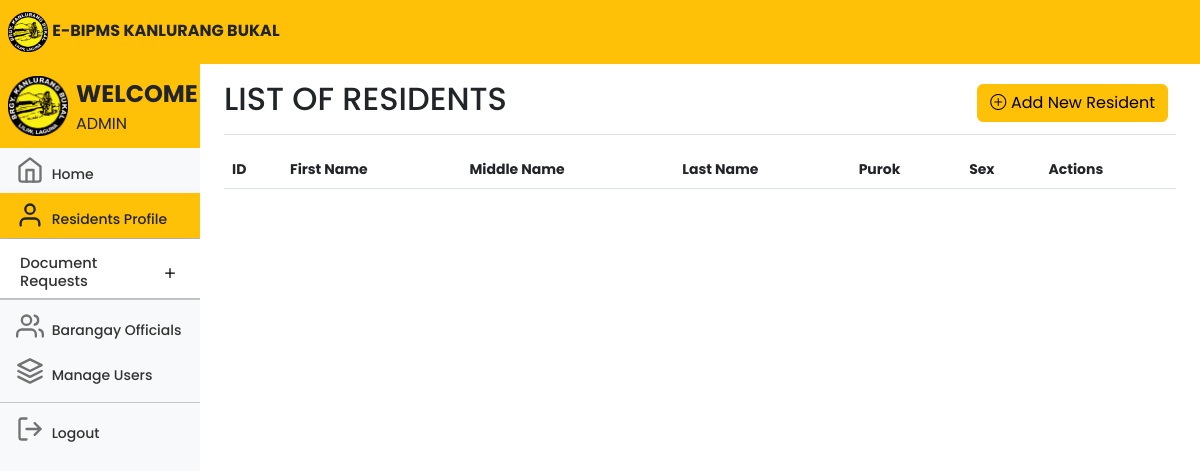
Before: /adminresidents.php (signed in) with the older database file.
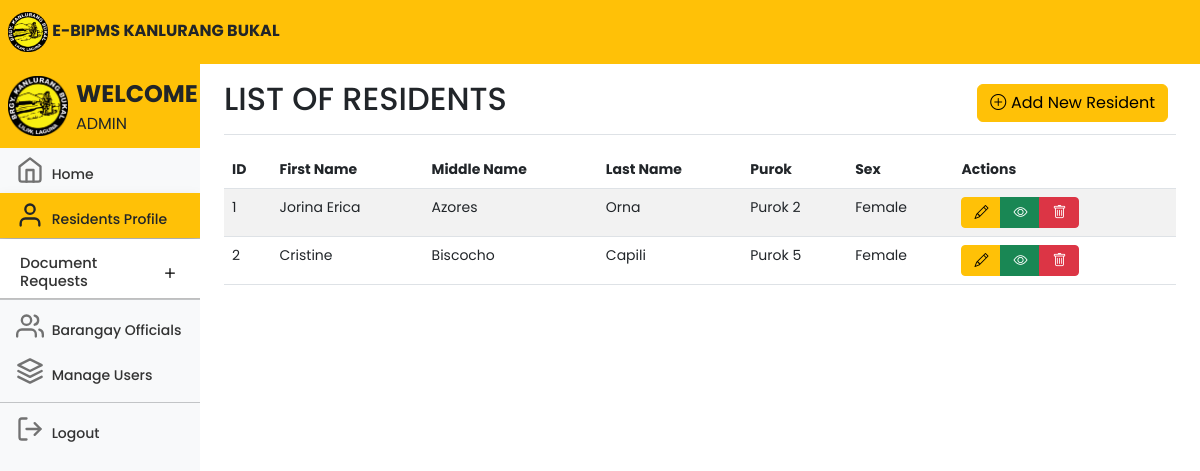
After: the same page with the newer database file.
### tables this page shows
CREATE TABLE `residents` (
  `id` int(11) NOT NULL,
  `firstname` varchar(100) NOT NULL,
  `middlename` varchar(100) NOT NULL,
  `lastname` varchar(100) NOT NULL,
  `birthday` varchar(100) NOT NULL,
  `house_no` varchar(100) NOT NULL,
  `purok` varchar(100) NOT NULL,
  `civilstatus` varchar(100) NOT NULL,
  `occupation` varchar(100) NOT NULL,
  `sex` varchar(100) NOT NULL
);

### adminresidents.php (the view, shortened to what the changed rows need)
<!DOCTYPE html>
<html lang="en">
<head>
	<link rel="stylesheet" href="https://cdn.jsdelivr.net/npm/bootstrap-icons@1.10.5/font/bootstrap-icons.css">
	<link href="css/bootstrap.min.css" rel="stylesheet">
	<link rel="stylesheet" href="css/style.css">
	<link rel="stylesheet" href="DataTables/datatables.css" />
	<link rel="stylesheet"
		href="https://cdnjs.cloudflare.com/ajax/libs/twitter-bootstrap/5.2.0/css/bootstrap.min.css" />
	<link rel="stylesheet" href="https://cdn.datatables.net/1.13.4/css/dataTables.bootstrap5.min.css" />
	<link rel="stylesheet" href="https://cdn.datatables.net/buttons/2.3.6/css/buttons.dataTables.min.css" />
	<link href="dashboard.css" rel="stylesheet">
</head>
<body>
	<div class="container-fluid">
		<div class="row">
			<nav id="sidebarMenu" class="col-md-3 col-lg-2 d-md-block bg-body-tertiary sidebar collapse">
				<div class="position-sticky pt-2 mt-2 sidebar-sticky bg-light">
					<ul class="nav flex-column">
						<li class="nav-item fs-7">
							<div class="accordion accordion-flush" id="accordionFlushExample">
								<div class="accordion-item">
									<h2 class="accordion-header fs-7">
										<button class="accordion-button collapsed fs-7 pt-3 pb-2 nav-link"
											style="font-size:11pt;" type="button" data-bs-toggle="collapse"
											data-bs-target="#flush-collapseOne" aria-expanded="false"
											aria-controls="flush-collapseOne">
											Document Requests
										</button>
									</h2>
								</div>
						</li>
					</ul>
				</div>
			</nav>
			<main class="col-md-9 ms-sm-auto col-lg-10 px-md-4">
				<div
					class="d-flex justify-content-between flex-wrap flex-md-nowrap align-items-center pt-3 pb-2 mb-3 border-bottom">
					<h1 class="h2">LIST OF RESIDENTS</h1>
				</div>
				<div class="table-responsive">
					<div class="data_table">
						<table id="myTable" class="table table-striped" style="width:100%">
							<thead>
								<tr>
									<th scope="col">ID</th>
									<th scope="col">First Name</th>
									<th scope="col">Middle Name</th>
									<th scope="col">Last Name</th>
									<th scope="col">Purok</th>
									<th scope="col">Sex</th>
									<th scope="col">Actions</th>
								</tr>
							</thead>
							<tbody>
								<?php
								include 'conn.php';
								$query = "SELECT * FROM residents";
								$query_run = mysqli_query($conn, $query);
								if (mysqli_num_rows($query_run) > 0) {
									foreach ($query_run as $items) {
										?>
										<tr>
											<td>
												<?= $items['id']; ?>
											</td>
											<td>
												<?= $items['firstname']; ?>
											</td>
											<td>
												<?= $items['middlename']; ?>
											</td>
											<td>
												<?= $items['lastname']; ?>
											</td>
											<td>
												<?= $items['purok']; ?>
											</td>
											<td>
												<?= $items['sex']; ?>
											</td>
											<td class="text-right">
												<div class="btn-group me-2">
													<a href="admineditresidents.php?id=<?= $items['id']; ?>"
														class="btn btn-warning btn-sm" style="width: 40px;"><i
															class="bi bi-pencil"></i></a>
													<a href="viewdocument.php?id=<?= $items['id']; ?>"
														class="btn btn-success btn-sm" style="width: 40px;"><i
															class="bi bi-eye"></i></a>
													<button type="button" class="btn btn-danger btn-sm deletebtn"
														style="width: 40px;" ><i class="bi bi-trash"></i></button>
												</div>
											</td>
										</tr>
										<?php
									}
								}
								?>
							</tbody>
						</table>
					</div>
				</div>
			</main>
		</div>
	</div>
</body>
</html>

Changed rows visible on the page:
added residents: id "1", firstname "Jorina Erica", middlename "Azores", lastname "Orna", purok "Purok 2", sex "Female"
added residents: id "2", firstname "Cristine", middlename "Biscocho", lastname "Capili", purok "Purok 5", sex "Female"
